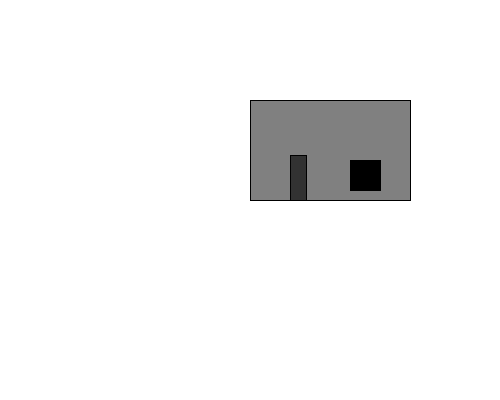
Frame 1 (no input)
Frame 60 (the mouse pressed at the canvas centre just before this capture): identical to frame 1, image omitted
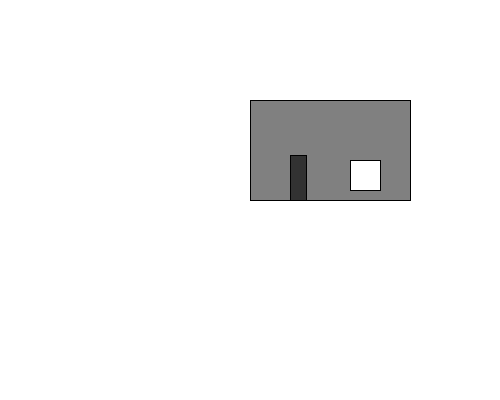
Frame 120 (the mouse held since frame 60 and released just before this capture)

The Processing sketch that drew these frames (run headless with seeded random() and noise(); from frame 60 on, the mouse is pressed at the canvas centre):

// Processing sketch: HouseExample
// ── HouseExample.pde
//Declare variables
House myHouse;

void setup(){
  size(500,400);
  background(255);
  
  myHouse = new House(width/2, height/2);
}

void draw(){   
   background(255);
   myHouse.show();
}


void mousePressed(){
  myHouse.toggleLight(); 
}

/*
  Class work
*/
class House {
   int x_pos, y_pos;
   
   int hWidth, hHeight;
   
   boolean lightOn;
   
   House(int x, int y){
      x_pos = x;
      y_pos = y;
      hWidth = 160;
      hHeight = 100;
      lightOn = false;
   }
   
   void toggleLight(){
     lightOn = !lightOn;         
   }
      
   void show( ){
     pushMatrix();
     translate(x_pos,y_pos);
     //do the drawing work here
     fill(128);
     
     //roof
     
     //house envelope
     rect(0,-1*hHeight,hWidth,hHeight);
     
     //house door
     fill(50);
     float scaledH =0.45 *hHeight; 
     rect(40,-1.0*scaledH, .1*hWidth , scaledH);
     
     //window work
     if(lightOn){
       fill(255);
     } else {
       fill(0); 
     }
     rect(100,-40,30,30);
     
     popMatrix();
   }
}
